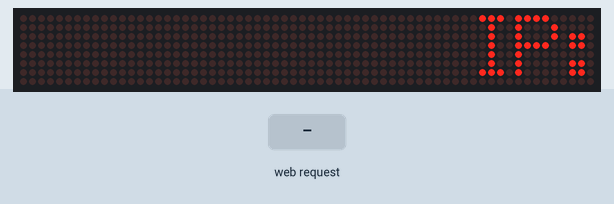
A sketch run on a simulated ESP8266 (NodeMCU). Shown: 64×8 LED matrix. The inputs (shaded band) are chosen by the test bench. WiFi joins after 1.5 s; servers stay silent unless stated; random numbers use the default seed unless the sketch sets one.

Above: at 1.95 s.
At 2.75 s:
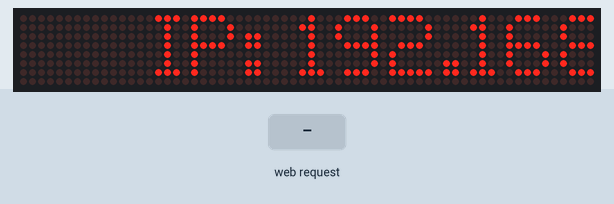
2.8 s: HTTP request GET /?ET=1 received
At 4.0 s:
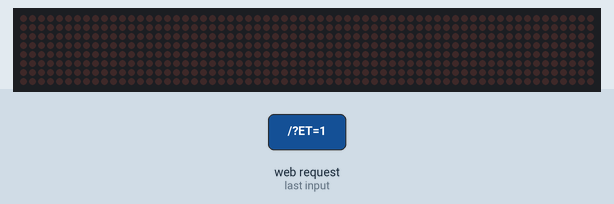
Timing chart, 0 to 5.8 s (numbered marks = the images above; inputs shaded):
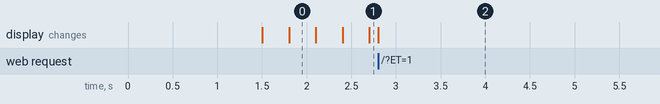

The sketch:

board.ino
```cpp
#include <ESP8266WiFi.h>
#include <MD_Parola.h>
#include <MD_MAX72XX.h>
#include <SPI.h>

#define HARDWARE_TYPE MD_MAX72XX::FC16_HW
#define MAX_DEVICES 8
#define CS_PIN 15

MD_Parola P = MD_Parola(HARDWARE_TYPE, CS_PIN, MAX_DEVICES);

const char* ssid = "ENTER YOUR SSID";       //SSID
const char* password = "ENTER YOUR PASSWORD";      //PASSWORD

WiFiServer server(80);

uint8_t frameDelay = 25;
textEffect_t scrollEffect = PA_SCROLL_LEFT;

#define BUF_SIZE 512
char curMessage[BUF_SIZE] = "";
char newMessage[BUF_SIZE] = "";
bool newMessageAvailable = false;
bool endTask = false;

const char WebResponse[] = "HTTP/1.1 200 OK\nContent-Type: text/html\n\n";
const char WebPage[] =
"<!DOCTYPE html>"
"<html>"
"<head>"
"<title>rb</title>"
"<meta name=\"viewport\" content=\"width=device-width, initial-scale=1\">"
"<style>"
"  body { font-family: Arial, sans-serif; display: flex; justify-content: center; align-items: center; min-height: 100vh; margin: 0; background-color: #f9f9f9; }"
"  #container { max-width: 500px; width: 90%; padding: 20px; background-color: #ffffff; box-shadow: 0px 4px 8px rgba(0,0,0,0.1); border-radius: 8px; }"
"  h2 { color: #333; }"
"  input[type='text'], input[type='range'] { width: 100%; padding: 10px; margin: 10px 0; border: 1px solid #ccc; border-radius: 4px; }"
"  input[type='submit'], input[type='button'] { padding: 10px 20px; font-size: 16px; background-color: #4CAF50; color: white; border: none; border-radius: 4px; cursor: pointer; width: 100%; margin-top: 10px; }"
"  input[type='submit']:hover, input[type='button']:hover { background-color: #45a049; }"
"  label { display: block; margin-top: 10px; font-size: 16px; }"
"</style>"
"<script>"
"  function SendData() {"
"    let nocache = '&nocache=' + Math.random() * 1000000;"
"    let request = new XMLHttpRequest();"
"    let message = encodeURIComponent(document.getElementById('message').value);"
"    let scrollType = document.querySelector('input[name=\"ScrollType\"]:checked').value;"
"    let invert = document.querySelector('input[name=\"Invert\"]:checked').value;"
"    let speed = document.getElementById('speed').value;"
"    let endTask = document.getElementById('endTask').checked ? '1' : '0';"
"    let url = `/&MSG=${message}&SD=${scrollType}&I=${invert}&SP=${speed}&ET=${endTask}${nocache}`;"
"    request.open('GET', url, true);"
"    request.send();"
"  }"
"</script>"
"</head>"
"<body>"
"<div id='container'>"
"  <h2>Smart Notice Board</h2>"
"  <form id='data_form'>"
"    <label>Message:<br><input type='text' id='message' maxlength='255'></label>"
"    <label><input type='radio' name='Invert' value='0' checked> Normal</label>"
"    <label><input type='radio' name='Invert' value='1'> Inverse</label>"
"    <label><input type='radio' name='ScrollType' value='L' checked> Left Scroll</label>"
"    <label><input type='radio' name='ScrollType' value='R'> Right Scroll</label>"
"    <label>Speed:<br>Fast<input type='range' id='speed' name='Speed' min='10' max='200'>Slow</label>"
"    <label><input type='checkbox' id='endTask'> End Task</label>"
"    <input type='button' value='Send Data' onclick='SendData()'>"
"  </form>"
"</div>"
"</body>"
"</html>";

void handleWiFi() {
  WiFiClient client = server.available();
  if (client) {
    String req = client.readStringUntil('\r');
    client.flush();

    // Process request
    if (req.indexOf("GET /") != -1) {
      if (req.indexOf("MSG=") != -1) {
        int msgStart = req.indexOf("MSG=") + 4;
        int msgEnd = req.indexOf("&", msgStart);
        String message = req.substring(msgStart, msgEnd);
        message.replace("%20", " ");
        message.toCharArray(newMessage, BUF_SIZE);
        newMessageAvailable = true;
      }

      if (req.indexOf("SD=L") != -1) {
        scrollEffect = PA_SCROLL_LEFT;
      } else if (req.indexOf("SD=R") != -1) {
        scrollEffect = PA_SCROLL_RIGHT;
      }

      if (req.indexOf("I=1") != -1) {
        P.setInvert(true);
      } else {
        P.setInvert(false);
      }

      if (req.indexOf("SP=") != -1) {
        int speedStart = req.indexOf("SP=") + 3;
        int speedEnd = req.indexOf("&", speedStart);
        String speedStr = req.substring(speedStart, speedEnd);
        frameDelay = speedStr.toInt();
        P.setSpeed(frameDelay);
      }

      if (req.indexOf("ET=1") != -1) {
        endTask = true;
        P.displayClear();
      } else {
        endTask = false;
      }

      // Send web page response
      client.print(WebResponse);
      client.print(WebPage);
    }
    client.stop();
  }
}

void setup() {
  Serial.begin(115200);
  P.begin();
  P.displayClear();

  WiFi.begin(ssid, password);
  while (WiFi.status() != WL_CONNECTED) delay(500);

  server.begin();
  sprintf(curMessage, "IP: %s", WiFi.localIP().toString().c_str());
  P.displayText(curMessage, PA_CENTER, frameDelay, 0, PA_SCROLL_LEFT);
}

void loop() {
  handleWiFi();

  if (endTask) {
    P.displaySuspend(true);
  } else if (newMessageAvailable) {
    strcpy(curMessage, newMessage);
    newMessageAvailable = false;
    P.displaySuspend(false);
    P.displayClear();
    P.displayScroll(curMessage, PA_LEFT, scrollEffect, frameDelay);
  }

  if (P.displayAnimate()) P.displayReset();
}
```
